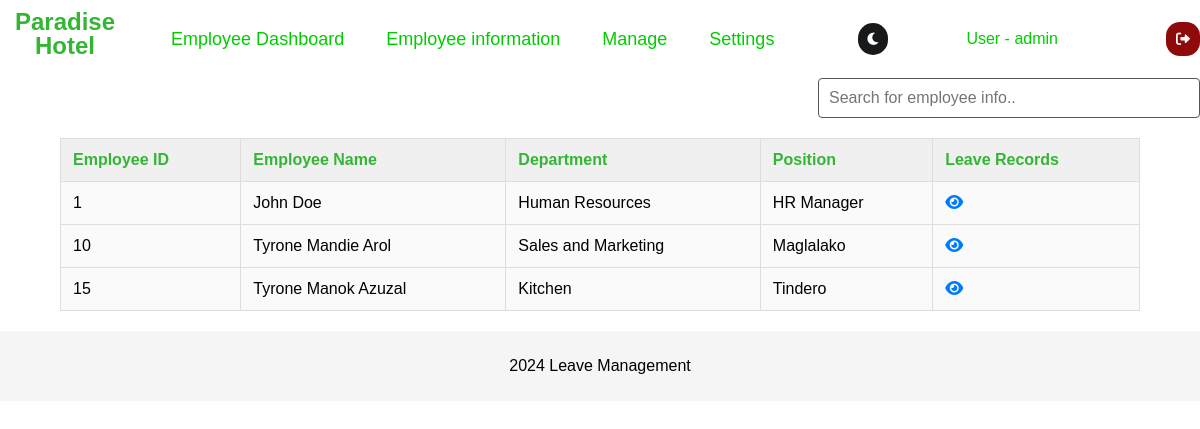
Screenshot of /admin/leave-record.php (signed in) with the database file from the repository.
### tables this page shows
CREATE TABLE `employee_info` (
  `employee_id` int(11) NOT NULL,
  `employee_name` varchar(100) NOT NULL,
  `department_id` varchar(10) DEFAULT NULL,
  `position` varchar(50) NOT NULL,
  `date_of_birth` date NOT NULL,
  `contact_no` varchar(15) NOT NULL,
  `email_address` varchar(100) NOT NULL,
  `address` varchar(255) NOT NULL,
  `date_hired` date NOT NULL,
  `status` varchar(20) NOT NULL,
  `basic_salary` decimal(10,2) DEFAULT NULL,
  `department_employee_id` varchar(50) DEFAULT NULL
);

CREATE TABLE `departments` (
  `department_id` varchar(10) NOT NULL,
  `department_name` varchar(100) NOT NULL
);

### admin/leave-record.php (the view, shortened to what this page needs)
<?php
include '../config.php';
$username = $_SESSION['username'];
$query = "
    SELECT e.employee_id, e.employee_name, d.department_name, e.position
    FROM employee_info e
    JOIN departments d ON e.department_id = d.department_id
";
$result = $conn->query($query);
?>
<!DOCTYPE html>
<html lang="en">
<head>
    <link rel="stylesheet" href="../css/leaverecord.css">
    <link rel="stylesheet" href="https://cdnjs.cloudflare.com/ajax/libs/font-awesome/6.0.0-beta3/css/all.min.css">
</head>
<body class="light-mode">
    <div class="top-nav">
    <ul>
            <h1 class="logopos">Paradise <br> Hotel</h1><br>
            <li class="top">
                <a class="top1" href="../maindashboard.php">Employee Dashboard</a>
            </li>
            <li class="top">
                <a class="top1" href="#">Employee information</a>
            </li>
            <li class="top">
                <a class="top1" href="homeversion2.html">Manage</a>
            </li>
            <li class = "top">
                <a class="top1" href="#settings">Settings</a>
            </li>
        </ul>
         <button type="button" id="darkModeToggle" class="dark-mode-toggle" aria-label="Toggle Dark Mode">
            <i class="fas fa-moon"></i>
        </button>
<div class="admin-section">
    <div class="admin-name">
        User - <?php echo htmlspecialchars($username); ?>
    </div>
</div><button type="button" class="logout" id="logout-button">
    <i class="fas fa-sign-out-alt"></i>
    </button>
    </div>
    <main>
      <center>
        <div class="search-container">
            <input type="text" id="searchInput" onkeyup="searchTable()" placeholder="Search for employee info..">
        </div>
        <table class="employee-table" id="employeeTable">
            <thead>
                <tr>
                    <th>Employee ID</th>
                    <th>Employee Name</th>
                    <th>Department</th>
                    <th>Position</th>
                    <th>Leave Records</th>
                </tr>
            </thead>
            <tbody>
                <?php if ($result->num_rows > 0): ?>
                    <?php while ($row = $result->fetch_assoc()): ?>
                        <tr>
                            <td><?php echo htmlspecialchars($row['employee_id']); ?></td>
                            <td><?php echo htmlspecialchars($row['employee_name']); ?></td>
                            <td><?php echo htmlspecialchars($row['department_name']); ?></td>
                            <td><?php echo htmlspecialchars($row['position']); ?></td>
                            <td><a href="manage-leave.php?employee_id=<?php echo $row['employee_id']; ?>" title="View Leave Records">
                                    <i class="fas fa-eye"></i>
                                </a></td>
                        </tr>
                    <?php endwhile; ?>
                <?php else: ?>
                    <tr>
                        <td colspan="5">No employee records found.</td>
                    </tr>
                <?php endif; ?>
            </tbody>
        </table></center>
    </main>
    <footer>
        <p>2024 Leave Management</p>
    </footer>
</body>
</html>

### css/leaverecord.css (style rules this page uses)
body { padding: 0; margin: 0; background-color: rgb(255, 255, 255); color: rgb(0, 0, 0); font-family: Arial, sans-serif; }
.logopos { text-align: center; font-size: 24px; color:#35B535; margin: 0; padding-left: 15px; padding-top: 0px; padding-right: 20px; padding-bottom: 10px; font-family: Arial, sans-serif; line-height: 1; }
.top-nav ul { list-style: none; display: flex; gap: 10px; margin: 0; padding: 0; }
.top-nav { margin: 0; padding-top: 10px; display: flex; justify-content: space-between; align-items: center; background-color: transparent; color: white; }
.top { display: block; position: relative; cursor: pointer; color: #000000; font-size: 16px; padding: 0.5rem 1rem; text-decoration: none; transition: color 0.30s; }
a { text-decoration: none; color: #efefee; font-size: 16px; }
.logout { justify-content: end; font-size: 14px; color: rgb(253, 253, 253); background-color: rgb(143, 10, 10); border: none; padding: 10px 10px; cursor: pointer; margin-left: 30px; align-self: center; border-radius: 14px; }
.top-nav ul, .logout { display: flex; align-items: center; }
.top1 { font-size: 18px; font-weight: 500; color: #0c0; }
.top:after { position: absolute; content: ""; inset: 0; background-color: #35B535; scale: 1 0; z-index: -1; transition: 0.10s; border-radius: 10px; color:#383838; }
.dark-mode-toggle { color: #fff; background-color: #18191A; font-size: 14px; border-radius: 20px; border:none; padding:8px 8px; }
.admin-section { position: relative; }
.admin-name { font-size: 16px; color: #0c0; padding: 10px; cursor: pointer; }
footer { text-align: center; padding: 10px; background-color: #f5f5f5; margin-top: 20px; }
.search-container { margin-top: 10px; margin-bottom: 20px; text-align: right; }
.search-container input { width: 30%; padding: 10px; font-size: 16px; border: 1px solid #555; border-radius: 4px; }
.employee-table { width: 90%; border-collapse: collapse; margin-top: 20px; }
.employee-table th, .employee-table td { border: 1px solid #ddd; padding: 12px; text-align: left; }
.employee-table th { background-color: #f0f0f0; color: #35B535; }
.employee-table td { background-color: #fafafa; }
.employee-table td a { color: #007BFF; text-decoration: none; }

### rows the page displays
employee_info: employee_id "1", employee_name "John Doe", department.department_name "Human Resources", position "HR Manager"
employee_info: employee_id "10", employee_name "Tyrone Mandie Arol", department.department_name "Sales and Marketing", position "Maglalako"
employee_info: employee_id "15", employee_name "Tyrone Manok Azuzal", department.department_name "Kitchen", position "Tindero"

### other values shown
$username "admin"
